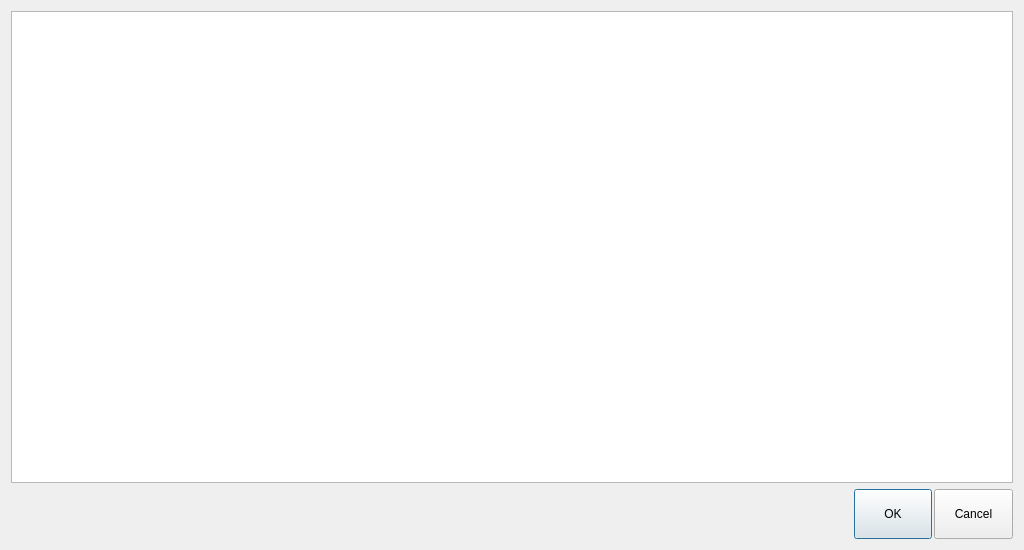
<?xml version="1.0" encoding="UTF-8"?>
<ui version="4.0">
 <class>DlgList</class>
 <widget class="QDialog" name="DlgList">
  <property name="geometry">
   <rect>
    <x>0</x>
    <y>0</y>
    <width>1024</width>
    <height>550</height>
   </rect>
  </property>
  <property name="windowTitle">
   <string>Dialog</string>
  </property>
  <layout class="QVBoxLayout" name="verticalLayout">
   <item>
    <widget class="QListWidget" name="lstData">
     <property name="editTriggers">
      <set>QAbstractItemView::NoEditTriggers</set>
     </property>
     <property name="selectionBehavior">
      <enum>QAbstractItemView::SelectRows</enum>
     </property>
    </widget>
   </item>
   <item>
    <widget class="QWidget" name="widget" native="true">
     <layout class="QHBoxLayout" name="horizontalLayout">
      <property name="spacing">
       <number>2</number>
      </property>
      <property name="leftMargin">
       <number>0</number>
      </property>
      <property name="topMargin">
       <number>0</number>
      </property>
      <property name="rightMargin">
       <number>0</number>
      </property>
      <property name="bottomMargin">
       <number>0</number>
      </property>
      <item>
       <spacer name="horizontalSpacer">
        <property name="orientation">
         <enum>Qt::Horizontal</enum>
        </property>
        <property name="sizeHint" stdset="0">
         <size>
          <width>844</width>
          <height>20</height>
         </size>
        </property>
       </spacer>
      </item>
      <item>
       <widget class="QPushButton" name="btnOK">
        <property name="minimumSize">
         <size>
          <width>50</width>
          <height>50</height>
         </size>
        </property>
        <property name="text">
         <string>OK</string>
        </property>
        <property name="icon">
         <iconset resource="Res.qrc">
          <normaloff>:/res/ok.png</normaloff>:/res/ok.png</iconset>
        </property>
        <property name="iconSize">
         <size>
          <width>36</width>
          <height>36</height>
         </size>
        </property>
       </widget>
      </item>
      <item>
       <widget class="QPushButton" name="btnCancel">
        <property name="minimumSize">
         <size>
          <width>50</width>
          <height>50</height>
         </size>
        </property>
        <property name="text">
         <string>Cancel</string>
        </property>
        <property name="icon">
         <iconset resource="Res.qrc">
          <normaloff>:/res/cancel.png</normaloff>:/res/cancel.png</iconset>
        </property>
        <property name="iconSize">
         <size>
          <width>36</width>
          <height>36</height>
         </size>
        </property>
       </widget>
      </item>
     </layout>
    </widget>
   </item>
  </layout>
 </widget>
 <resources>
  <include location="Res.qrc"/>
 </resources>
 <connections/>
</ui>
